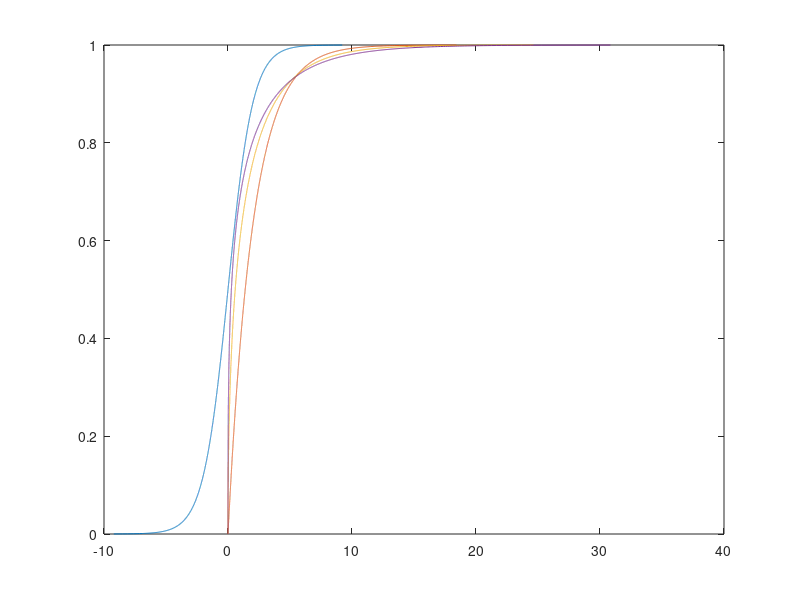

The MATLAB source for this figure:
U=[0.0:.0001:1.0];
Yp1r2 =log(U)-log(U-1)
Yp2r2 =-2*log(U-1)
Yp3r2 =-3*U-3*log(U-1)
Yp4r2 =-2*U.^2-4*U-4*log(U-1)
figure(1);plot(Yp1r2,U,Yp2r2,U,Yp3r2,U,Yp4r2,U);
